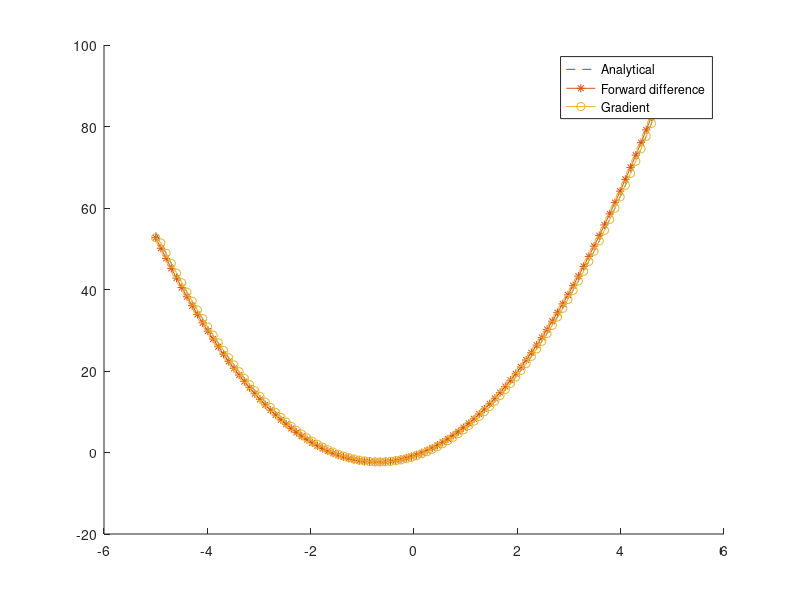

Recreate this plot in MATLAB.
clear; clc; close all;

% Description: Numerical differentiation

y = @(x) x.^3 + 2*x.^2 - x + 3;
dy = @(x) 3*x.^2 + 4*x - 1;


x = linspace(-5,5,100);

dy1 = dy(x);
dy2 = diff(y(x))/(x(2)-x(1));
dy2 = [dy2, NaN];
dy3 = gradient(y(x))/(x(2)-x(1));

hold on
plot(x,dy1,'--')
plot(x,dy2,'-*')
plot(x,dy3,'-o')

legend('Analytical','Forward difference','Gradient')
